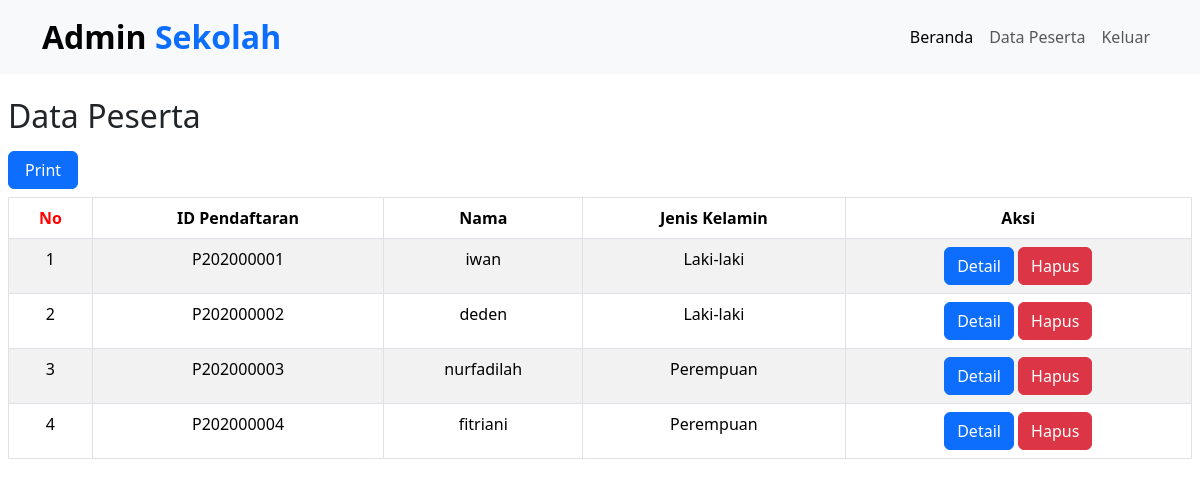
Before: /data-peserta.php (signed in) with the older database file.
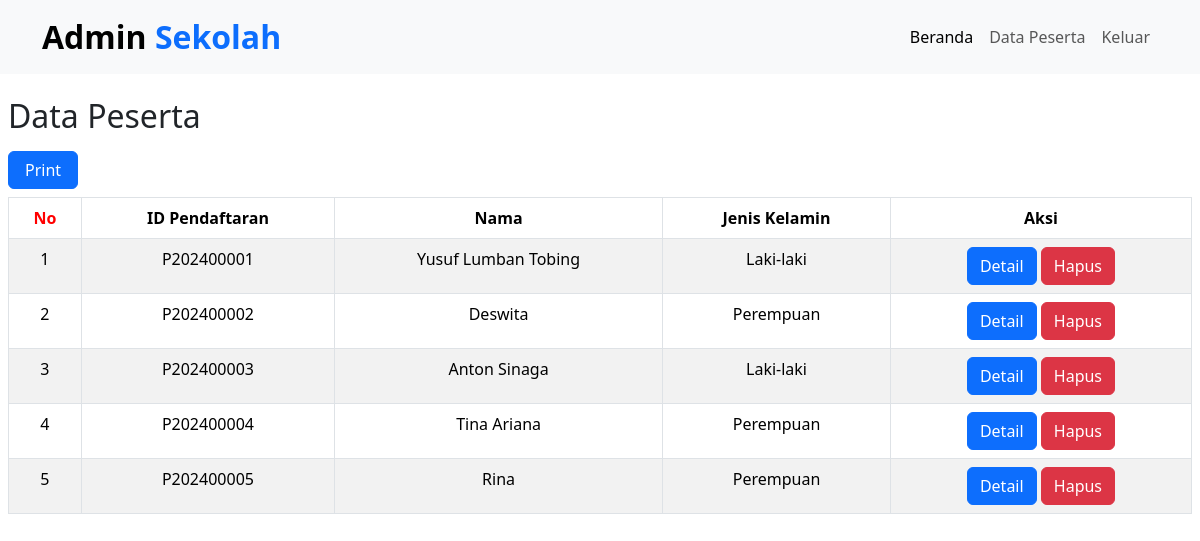
After: the same page with the newer database file.
### tables this page shows
CREATE TABLE `tb_pendaftaran` (
  `id_pendaftaran` char(20) NOT NULL,
  `tgl_daftar` date NOT NULL,
  `th_ajaran` varchar(9) NOT NULL,
  `jurusan` varchar(50) NOT NULL,
  `nm_peserta` varchar(50) NOT NULL,
  `tmp_lahir` varchar(50) NOT NULL,
  `tgl_lahir` date NOT NULL,
  `jk` enum('Laki-laki','Perempuan') NOT NULL,
  `agama` varchar(15) NOT NULL,
  `almt_peserta` text NOT NULL
);

### data-peserta.php (the view, shortened to what this page needs)
<?php
include 'koneksi.php';
?>
<!DOCTYPE html>
<html>
<head>
     <link rel="stylesheet" href="bootstrap/css/bootstrap.min.css">
</head>
<body>
     <header>
          <nav class="navbar navbar-expand-lg bg-body-tertiary">
               <div class="container">
                    <a class="navbar-brand fs-2 fw-bold" href="beranda.php">Admin <span
                              class="text-primary">Sekolah</span> </a>
                    <div class="collapse navbar-collapse" id="navbarNav">
                         <ul class="navbar-nav ms-auto ">
                              <li class="nav-item">
                                   <a class="nav-link active" aria-current="page" href="beranda.php">Beranda</a>
                              </li>
                              <li class="nav-item">
                                   <a class="nav-link" href="data-peserta.php">Data Peserta</a>
                              </li>
                              <li class="nav-item">
                                   <a class="nav-link" href="keluar.php">Keluar</a>
                              </li>
                         </ul>
                    </div>
               </div>
          </nav>
     </header>
     <div class="row px-2 py-2" style="margin-top: 15px;">
          <section class="col-md-12">
               <h2>Data Peserta</h2>
               <div class="table-responsive">
                    <a href="cetak-peserta.php" target="_blank" class="btn btn-primary mt-2 mb-2 px-3">Print</a>
                    <table class="table table-striped table-bordered table-hover" width='100%' cellspacing='0'>
                         <thead>
                              <tr>
                                   <th style="color:red; text-align:center;">No</th>
                                   <th style=" text-align:center;">ID Pendaftaran</th>
                                   <th style=" text-align:center;">Nama</th>
                                   <th style=" text-align:center;">Jenis Kelamin</th>
                                   <th style=" text-align:center;">Aksi</th>
                              </tr>
                         </thead>
                         <tbody>
                              <?php
						$no = 1;
						$list_peserta = mysqli_query($conn, "SELECT * FROM tb_pendaftaran");
						while ($row = mysqli_fetch_array($list_peserta)) {
							?>
                              <tr>
                                   <td>
                                        <center>
                                             <?php echo $no++ ?>
                                        </center>
                                   </td>
                                   <td>
                                        <center><?php echo $row['id_pendaftaran'] ?>
                                        </center>
                                   </td>
                                   <td>
                                        <center><?php echo $row['nm_peserta'] ?></center>
                                   </td>
                                   <td>
                                        <center><?php echo $row['jk'] ?></center>
                                   </td>
                                   <td>
                                        <center>
                                             <a class="btn btn-primary"
                                                  href="detail-peserta.php?id=<?php echo $row['id_pendaftaran'] ?>">Detail</a>
                                             <a class="btn btn-danger"
                                                  href="hapus-peserta.php?id=<?php echo $row['id_pendaftaran'] ?>"
                                                  onclick="return confirm('Yakin ?')">Hapus</a>
                                        </center>
                                   </td>
                              </tr>
                              <?php } ?>
                         </tbody>
                    </table>
               </div>
          </section>
     </div>
</body>
</html>

Changed rows visible on the page:
removed tb_pendaftaran: id_pendaftaran "P202000001", nm_peserta "iwan", jk "Laki-laki"
removed tb_pendaftaran: id_pendaftaran "P202000002", nm_peserta "deden", jk "Laki-laki"
removed tb_pendaftaran: id_pendaftaran "P202000003", nm_peserta "nurfadilah", jk "Perempuan"
removed tb_pendaftaran: id_pendaftaran "P202000004", nm_peserta "fitriani", jk "Perempuan"
added tb_pendaftaran: id_pendaftaran "P202400001", nm_peserta "Yusuf Lumban Tobing", jk "Laki-laki"
added tb_pendaftaran: id_pendaftaran "P202400002", nm_peserta "Deswita", jk "Perempuan"
added tb_pendaftaran: id_pendaftaran "P202400003", nm_peserta "Anton Sinaga", jk "Laki-laki"
added tb_pendaftaran: id_pendaftaran "P202400004", nm_peserta "Tina Ariana", jk "Perempuan"
added tb_pendaftaran: id_pendaftaran "P202400005", nm_peserta "Rina", jk "Perempuan"
